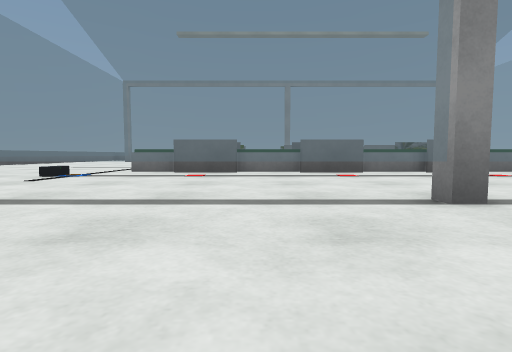
View 1 (above)

17 first-person views from a walk through a Webots world. The camera is 0.07 m above the floor, tilts 4° down and sees 80° across. The floor is counted in squares, 0.2 m on a side. Each view is taken from the middle of a square. On the plan, view 1 faces up. The plan holds only what a view shows up to about 9 squares ahead; the rest is blank. Robots are left out. Simple shapes and patterns stand in for the simulator's stock objects.

View 2
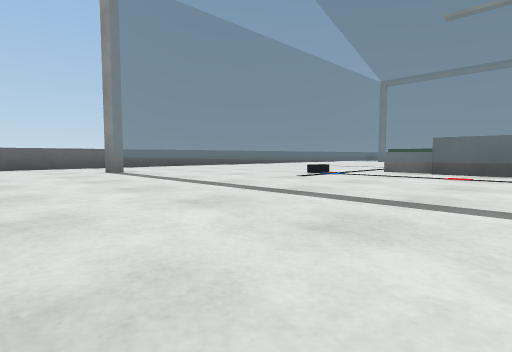

View 3
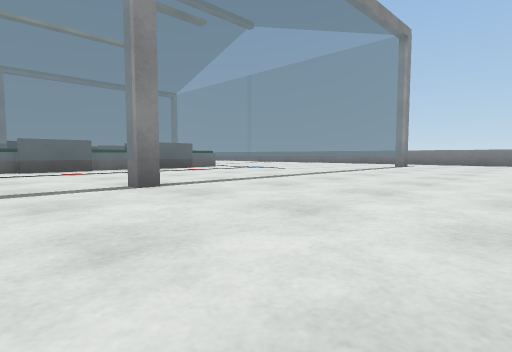

View 4
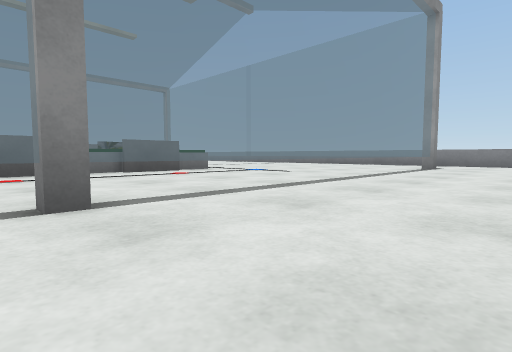

View 5
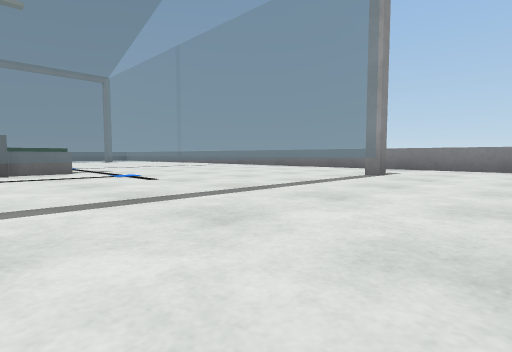

View 6
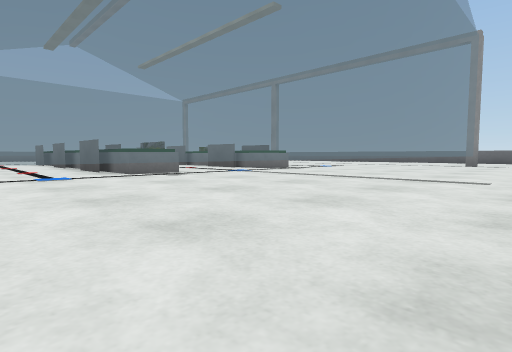

View 7
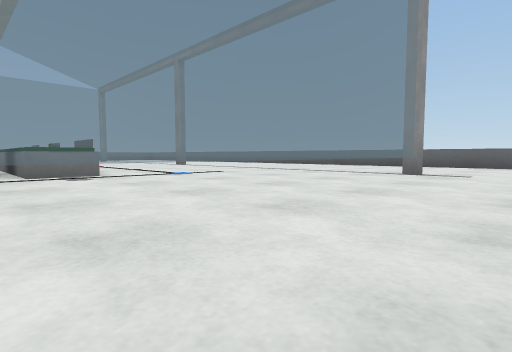

View 8
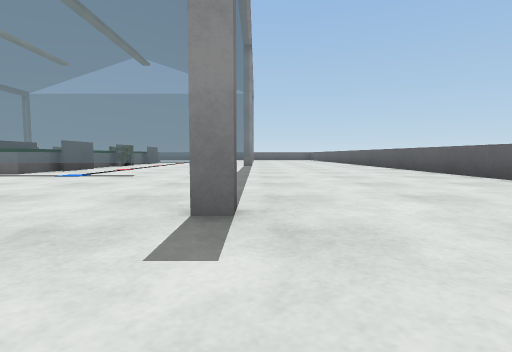

View 9
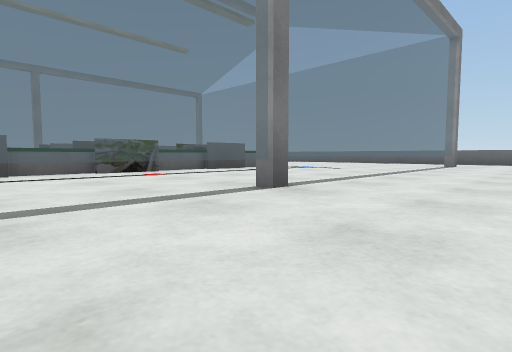

View 10
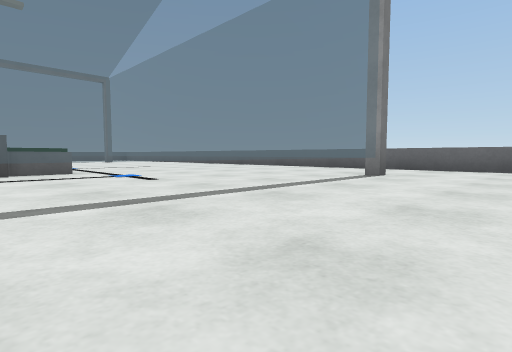

View 11
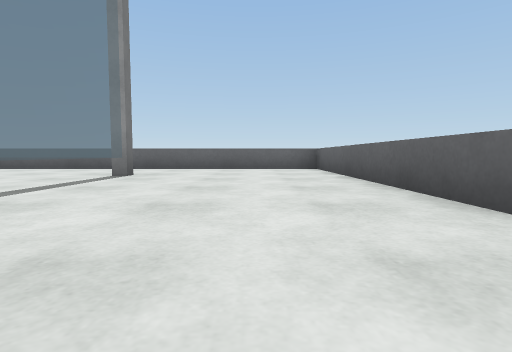

View 12
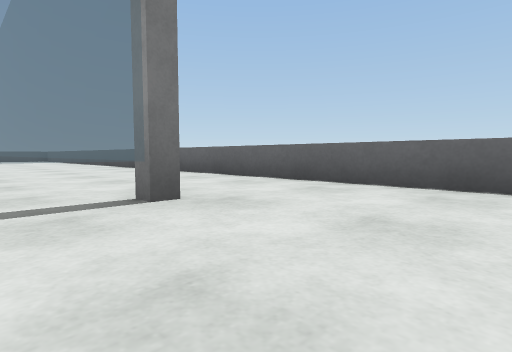

View 13
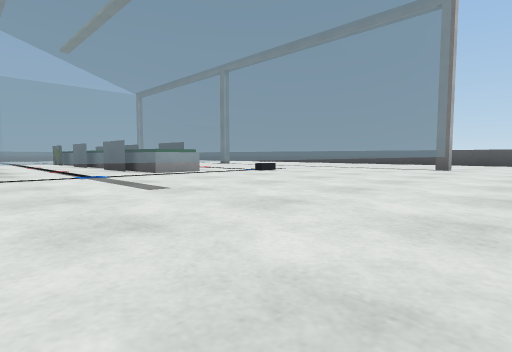

View 14
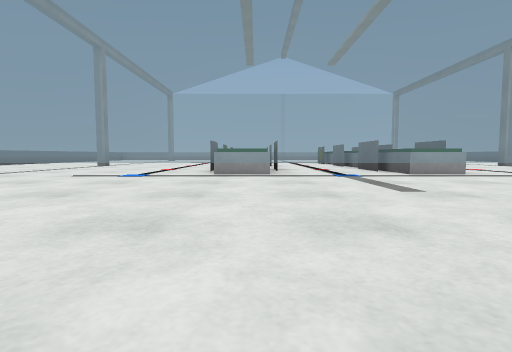

View 15
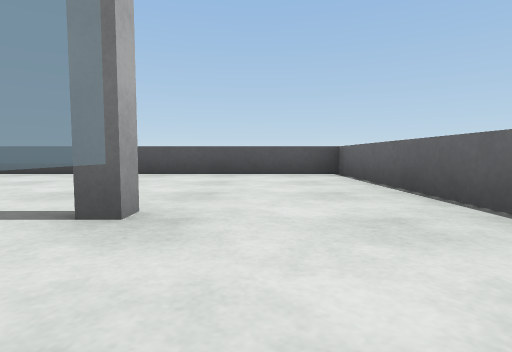

View 16
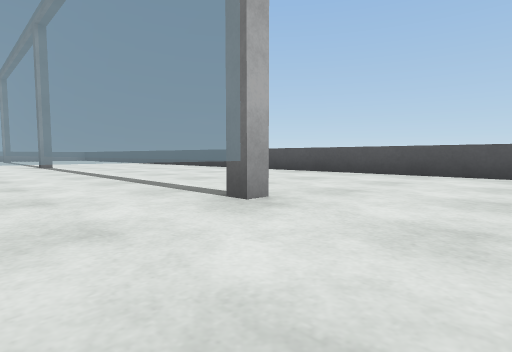

View 17
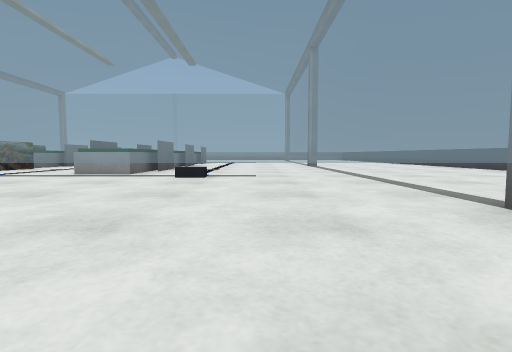

### Floor plan
Key: @ floor where view 1 was taken; # wall or solid block; . floor; = window, fence, low wall or low ledge; B white box; P grey panel; A patterned panel; G green box; W white post.
Columns run from 9 left of view 1 to 12 right of it. Each row starts with its distance up from view 1.
 19 #######    #########
 18 #.......    ........
 17 #...................
 16 #...................
 15 #..W======W=======W..
 14 #..=..............=..
 13 #..=..............=..
 12 #..=..............=..
 11 #..=...GPGAAGPG...=..
 10 #..=..BGAGPPGPGB..=..
  9 #..=..............=..
  8 #..=........ .....=..
  7  ..=..BGP PP AGB..=..
  6  ..=..#GPGPPGPG...=..
  5  ..=..=...........=..#
  4 #..=..............=..#
  3 #..=..............=..#
  2 #..W=======W======W..#
  1 #....................#
  0 #........@...........#
 -1 #..............
 -2 ###########

Positions as (right, up) in squares from view 1, and headings:
1: (0, 0), facing up
2: (0, 0), facing up-left
3: (0, -1), facing up-right
4: (1, 0), facing up-right
5: (4, 0), facing up-right
6: (11, 4), facing up-left
7: (11, 9), facing up-left
8: (11, 15), facing left
9: (4, 17), facing down-left
10: (-1, 17), facing down-left
11: (-1, 17), facing left
12: (-5, 17), facing down-left
13: (-8, 10), facing down-right
14: (-8, 10), facing right
15: (-7, 4), facing down
16: (-8, 4), facing down-right
17: (-8, 4), facing right
